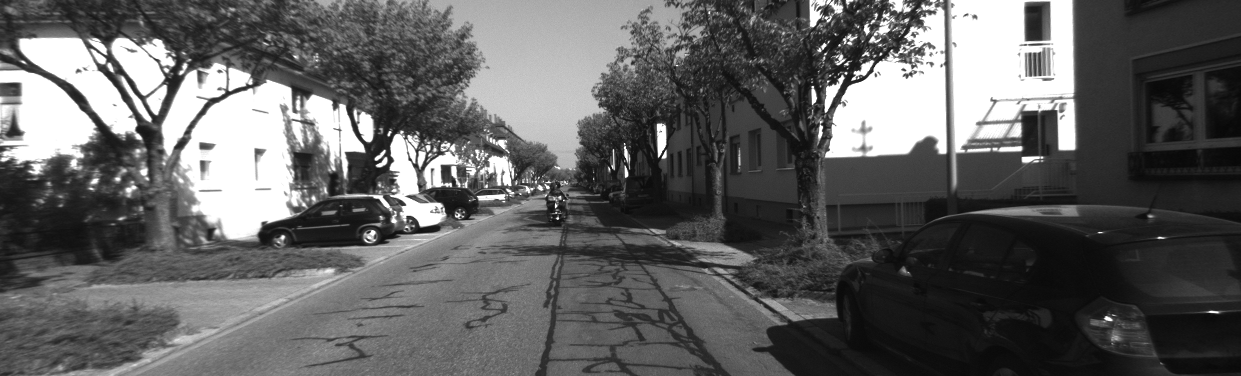
#> input picture Week 9 Visual odometry/Week 9 project/left/0000000005.png, 1241 x 376 px; its folder holds only this picture in this run
$ jupyter execute stereo_tracking_martin.ipynb   (shell and % lines are left out)
#> lines starting #> are read from the running program, lines starting #| are printed output that depends on the picture
# Stereo tracking

## Without occlusions

Path in .gitignore for sample without occlusions is in tracking/conveyor_sample_without
and

can be downloaded
<a href="https://dtudk-my.sharepoint.com/personal/evanb_dtu_dk/_layouts/15/onedrive.aspx?id=%2Fpersonal%2Fevanb%5Fdtu%5Fdk%2FDocuments%2FCourses%2F31392%2FFinal%5FProject%2Fsample%5FStereo%5Fconveyor%5Fwithout%5Focclusions%2Erar&parent=%2Fpersonal%2Fevanb%5Fdtu%5Fdk%2FDocuments%2FCourses%2F31392%2FFinal%5FProject&ga=1">Here</a>

The whole conveyor belt dataset without occlusions downloaded <a href="https://dtudk-my.sharepoint.com/personal/evanb_dtu_dk/_layouts/15/onedrive.aspx?id=%2Fpersonal%2Fevanb%5Fdtu%5Fdk%2FDocuments%2FCourses%2F31392%2FFinal%5FProject%2FStereo%5Fconveyor%5Fwithout%5Focclusions%2Erar&parent=%2Fpersonal%2Fevanb%5Fdtu%5Fdk%2FDocuments%2FCourses%2F31392%2FFinal%5FProject&ga=1">Here</a>

Dataset conveyor with occlusions can be downloaded <a href="https://dtudk-my.sharepoint.com/personal/evanb_dtu_dk/_layouts/15/onedrive.aspx?id=%2Fpersonal%2Fevanb%5Fdtu%5Fdk%2FDocuments%2FCourses%2F31392%2FFinal%5FProject%2FStereo%5Fconveyor%5Fwith%5Focclusions%2Erar&parent=%2Fpersonal%2Fevanb%5Fdtu%5Fdk%2FDocuments%2FCourses%2F31392%2FFinal%5FProject&ga=1">Here</a>

First I´ll try sparse optical flow from Week 2. I will track where the object is and then use the depth map from previous task to aquire the depth = Z coordinate

[cell 1]
import cv2
import numpy as np
from matplotlib import pyplot as plt
import glob
import imutils

#show in popup
# %matplotlib qt
#show inlince

## Functions

### Load images, one by one

[cell 2]
def crop(img, h, w):
    center = (w // 2, h // 2)
    #make black everything on  and rotate by -15 degrees
    M = cv2.getRotationMatrix2D(center, -15, 1.0)
    rotated = imutils.rotate(img, -15)


    #create mask of black x pixels 350 to 600 and y pixels 350 to 1200
    mask = np.zeros(img.shape[:2], np.uint8)
    mask[350:600, 350:1200] = 255
    #apply mask to rotated image
    masked = cv2.bitwise_and(rotated, rotated, mask=mask)
    #rotate back by 15 degrees
    M = cv2.getRotationMatrix2D(center, 15, 1.0)
    rotated = imutils.rotate(masked, 15)
    return rotated


def optical_flow(path, show_windows=True, no_of_frames=0, display_OF=False):
#> called with path = 'conveyor_full_without/left/*.png', show_windows = True, no_of_frames = 0, display_OF = True
    images = glob.glob(path)
    assert images != [], "No images found in {}".format(path)

    first_frame = cv2.imread(images[0])
#> first_frame is the input picture: shape (376, 1241, 3); min 8, max 255, mean 96.5
    #show image for one second
    #crop the image from the top, from the bottom, from the left
    h, w = first_frame.shape[:2]
#> h = 376; w = 1241


    print("Dimensions:", first_frame.shape, "\n")
#| Dimensions: (376, 1241, 3)
    prev_gray = cv2.cvtColor(first_frame, cv2.COLOR_BGR2GRAY)
    prev_gray = crop(prev_gray, h, w)
#> in crop, `rotated = imutils.rotate(img, -15)`:
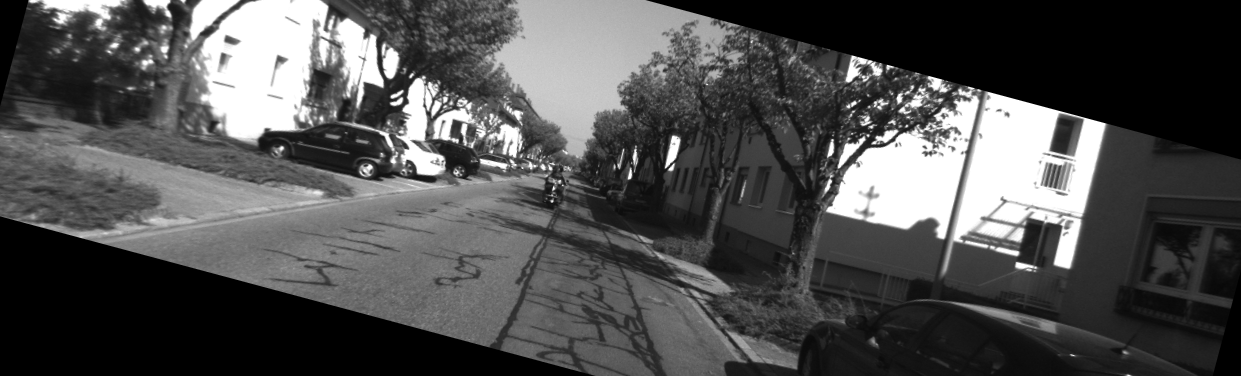
#> rotated: shape (376, 1241); min 0, max 255, mean 79.7
#> in crop, `masked = cv2.bitwise_and(rotated, rotated, mask=mask)`:
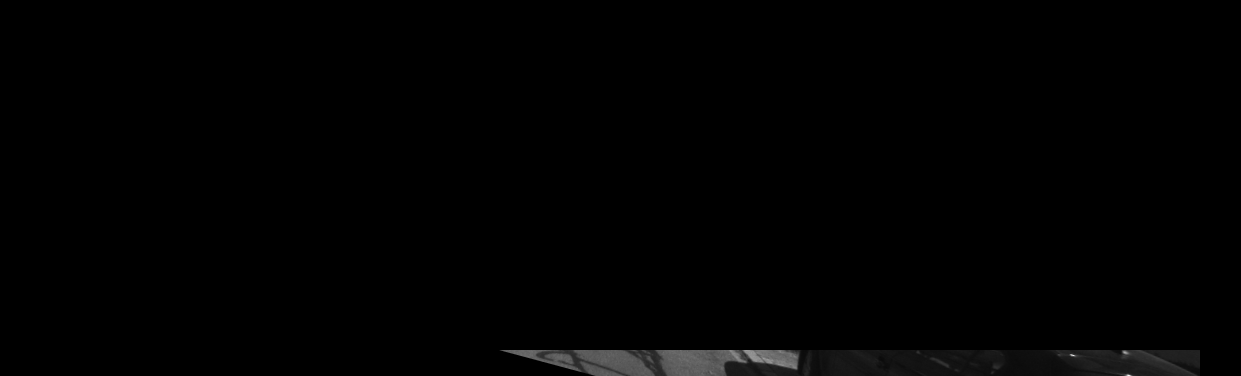
#> masked: shape (376, 1241); min 0, max 246, mean 1.7
#> in crop, `rotated = imutils.rotate(masked, 15)`:
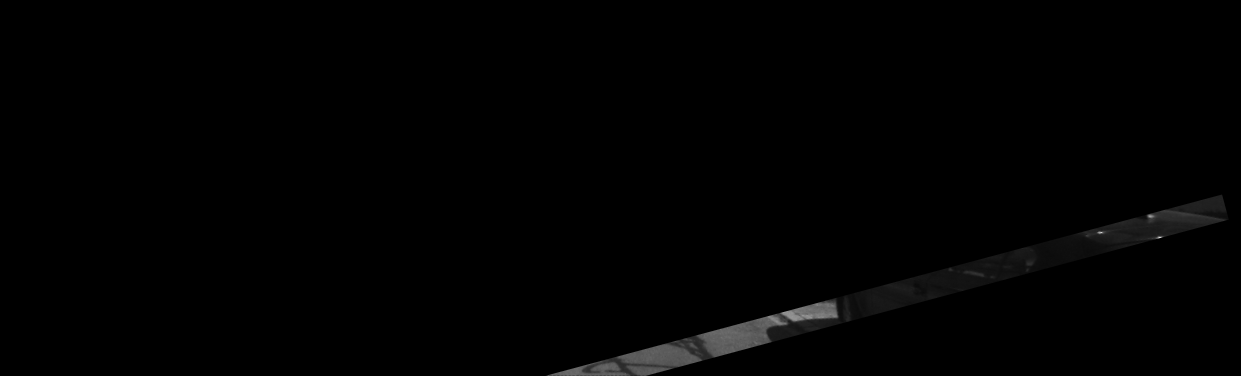
#> rotated: shape (376, 1241); min 0, max 224, mean 1.7


    mask = np.zeros_like(first_frame)
    mask[..., 1] = 255

    #write if else statement on one line

    if no_of_frames == 0:   no_of_frames = len(images)-1
    else:                   no_of_frames = no_of_frames

    for i in range(1, no_of_frames):
        if i == 1:  prev_frame = first_frame #for displaying only
        else:
            prev_frame = cv2.imread(images[i-1])

        next_frame = cv2.imread(images[i])
        next_gray = cv2.cvtColor(next_frame, cv2.COLOR_BGR2GRAY) #convert to grayscale
        next_gray = crop(next_gray, h, w)
                #cv2.calcOpticalFlowFarneback(prev,    next,     flow, pyr_scale, levels, winsize, iterations, poly_n, poly_sigma, flags)
                #                               (prev_gray, next_gray, None, 0.5,       3,     15,         3,       5,       1.2,        0)
        flow = cv2.calcOpticalFlowFarneback(prev_gray, next_gray, None,0.5,       3,     15,         1,       3,       1.2,        0) #calculate dence OF
        # tvl1 = cv2.optflow.DualTVL1OpticalFlow_create()
        # flow = tvl1.calc(prev_gray, next_gray, None)
        #use sparse optical flow instead

        mag, ang = cv2.cartToPolar(flow[:,:,0], flow[:,:,1]) # Retrieving the magnitude and angle of every pixel
        mask = np.zeros_like(first_frame) # Create empty matrix in dimesions as original image
        mask[..., 1] = 255              # Set image saturation to maximum value as we do not need it
        mask[..., 0] = ang*180/np.pi/2  # Set image hue according to the optical flow direction
        mask[..., 2] = cv2.normalize(mag, None, 0, 255, cv2.NORM_MINMAX)
        fx, fy = flow[:,:,0], flow[:,:,1]
        v = np.sqrt(fx*fx+fy*fy)

        hsv = np.zeros((first_frame.shape), np.uint8)
        hsv[...,0] = ang*(90/np.pi/2)
        hsv[...,1] = 255
        hsv[...,2] = np.minimum(v*4, 255)
        bgr = cv2.cvtColor(hsv, cv2.COLOR_HSV2BGR)

        gray1 = cv2.cvtColor(bgr, cv2.COLOR_BGR2GRAY)
        thresh = cv2.threshold(gray1, 3 , 255, cv2.THRESH_BINARY)[1]
        thresh = cv2.dilate(thresh, None, iterations=2)

        cnts, _ = cv2.findContours(thresh, cv2.RETR_EXTERNAL,cv2.CHAIN_APPROX_SIMPLE)

        # loop over the contours
        for c in cnts:
            M = cv2.moments(c)
            cx = int(M['m10']/M['m00'])
            cy = int(M['m01']/M['m00'])
            centroid = (cx,cy)
            area = cv2.contourArea(c)
            #print area

            areaTH = 5000

            # if the contour is too small, ignore it
            (x, y, w, h) = cv2.boundingRect(c)
            a = x + w
            b = y + h
            #display text in the window centroid
            if area > areaTH:
                cv2.putText(next_frame, "Area: {}".format(area), (x, y), cv2.FONT_HERSHEY_SIMPLEX, 0.5, (0, 0, 255), 1)
                cv2.putText(next_frame, "Centroid: ({}, {})".format(cx, cy), (x, y+20), cv2.FONT_HERSHEY_SIMPLEX, 0.5, (0, 0, 255), 1)
                cv2.putText(next_frame, "Height: {}".format(h), (x, y+40), cv2.FONT_HERSHEY_SIMPLEX, 0.5, (0, 0, 255), 1)
                cv2.putText(next_frame, "Width: {}".format(w), (x, y+60), cv2.FONT_HERSHEY_SIMPLEX, 0.5, (0, 0, 255), 1)
                cv2.rectangle(next_frame, (x, y), (a , b ), (0, 255, 0), 2)
                cv2.circle(next_frame,(cx,cy),5,(0,0,255), -1)


            # if (area > areaTH) and (area < areaTH2) and (w < 400) and (h < 600) :


        if display_OF:  flow = cv2.cvtColor(mask, cv2.COLOR_HSV2BGR) #convert to RGB for display
        prev_gray = next_gray #update from previous frame

        if show_windows:
            if display_OF:  out = cv2.addWeighted(next_frame, 1, flow, 2, 0)
            else:           out = next_frame
            cv2.imshow('frame', out)
        if cv2.waitKey(1) & 0xFF == ord('q'): #stop on q
            break
        print("\rFrame {}/{}".format(i, no_of_frames+1), end="")

    cv2.destroyAllWindows() #close all windows

### Running the code

[cell 3]
#PARAMETERS
display = True  #whether to display the windows
# path_OF = "conveyor_sample_without/left/*.png"    #sample video without occlusions
path_OF = "conveyor_full_without/left/*.png"        #Full video without occlusions
# path_OF = "conveyor_full_with/left/*.png"         #full video with occlusions

display_OF = True   #whether to display the optical flow
no_of_frames = 0    #how many images to use. Use 0 for all
resize = True       #resize for quicker run. BE CAREFUL! Cant use resizing for depth, also OF is not accurate
scale = 0.25         #resize by this factor

optical_flow(path=path_OF, show_windows=display, no_of_frames=no_of_frames, display_OF=display_OF)

## Sparse optical flow

[cell 4]
# [16 lines left out: function crop, not called in this run]

def sparse_optical_flow(path, show_windows=True, no_of_frames=0):
#> called with path = 'conveyor_full_without/left/*.png', show_windows = True, no_of_frames = 0
    images = glob.glob(path)
    assert images != [], "No images found in {}".format(path)

    first_frame = cv2.imread(images[0])
    #show image for one second
    #crop the image from the top, from the bottom, from the left
    h, w = first_frame.shape[:2]
#> h = 376; w = 1241

    # # Read the video
    # cap = cv2.VideoCapture(video_path)

    # Parameters for ShiTomasi corner detection
    feature_params = dict(maxCorners=1000, qualityLevel=0.1, minDistance=7, blockSize=7)

    # Parameters for Lucas Kanade optical flow
    lk_params = dict(
        winSize=(15, 15),
        maxLevel=2,
        criteria=(cv2.TERM_CRITERIA_EPS | cv2.TERM_CRITERIA_COUNT, 10, 0.03),
    )

    # Create random colors
    color = np.random.randint(0, 255, (100, 3))

    # Take first frame and find corners in it
    # ret, prev_frame = cap.read()
    prev_gray = cv2.cvtColor(first_frame, cv2.COLOR_BGR2GRAY)
    # prev_gray = crop(prev_gray, h, w)

    # Create a mask image for drawing purposes
    mask = np.zeros_like(first_frame)

    if no_of_frames == 0:   no_of_frames = len(images)-1
    else:                   no_of_frames = no_of_frames
    for i in range(1, no_of_frames):

        next_frame = cv2.imread(images[i])
        next_gray = cv2.cvtColor(next_frame, cv2.COLOR_BGR2GRAY) #convert to grayscale
        p0 = cv2.goodFeaturesToTrack(next_gray, mask=None, **feature_params)
        # next_gray = crop(next_gray, h, w)

        # Calculate Optical Flow
        p1, st, err = cv2.calcOpticalFlowPyrLK(
            prev_gray, next_gray, p0, None, **lk_params
        )
        # Select good points
        good_new = p1[st == 1]
        good_old = p0[st == 1]

        # Draw the tracks
        for x, (new, old) in enumerate(zip(good_new, good_old)):
            a, b = np.ceil(new.ravel())
            a, b = int(a), int(b)
            c, d = np.ceil(old.ravel())
            c, d = int(c), int(d)
            mask = cv2.line(mask, (a, b), (c, d), color[x].tolist(), 2)
            next_frame = cv2.circle(next_frame, (a, b), 5, color[x].tolist(), -1)

        if show_windows:
            img = cv2.add(next_frame, mask)
            cv2.imshow('frame', img)
        if cv2.waitKey(1) & 0xFF == ord('q'): #stop on q
            break
        print("\rFrame {}/{}".format(i, no_of_frames+1), end="")
        # Update the previous frame and previous points
        prev_gray = next_gray.copy()
        p0 = good_new.reshape(-1, 1, 2)

    cv2.destroyAllWindows() #close all windows

$ run again, on Week 9 Visual odometry/Week 9 project/left/0000000018.png
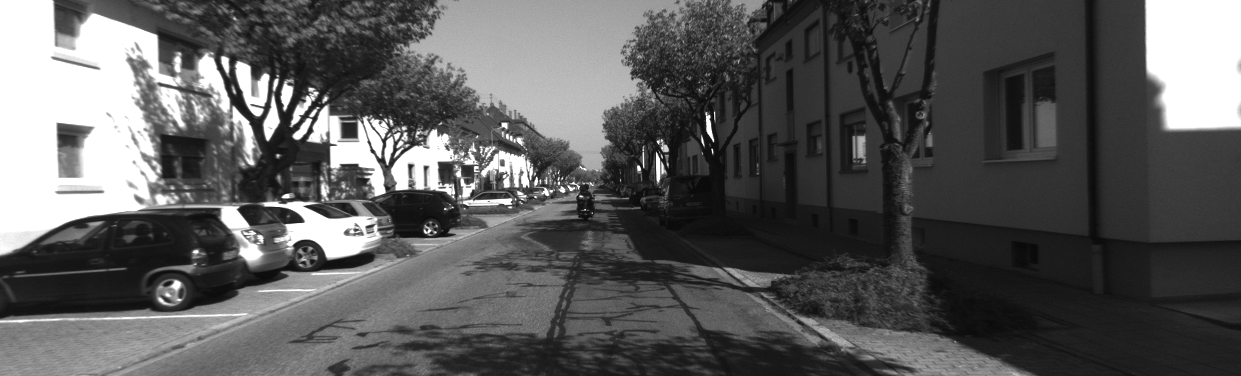
#> input picture Week 9 Visual odometry/Week 9 project/left/0000000018.png, 1241 x 376 px
#> in optical_flow, first_frame is the input picture: shape (376, 1241, 3); min 5, max 255, mean 90.5
#| Dimensions: (376, 1241, 3)
#> in crop, `rotated = imutils.rotate(img, -15)`:
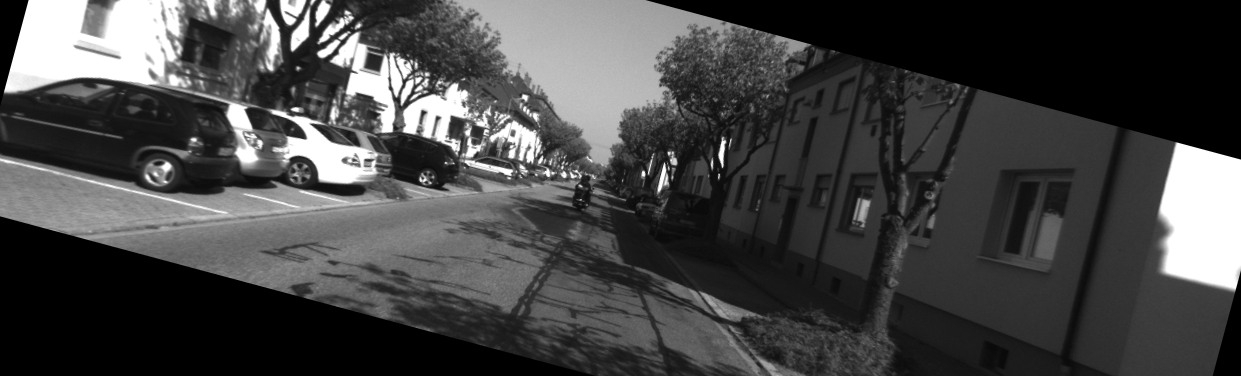
#> rotated: shape (376, 1241); min 0, max 255, mean 69.5
#> in crop, `rotated = imutils.rotate(masked, 15)`:
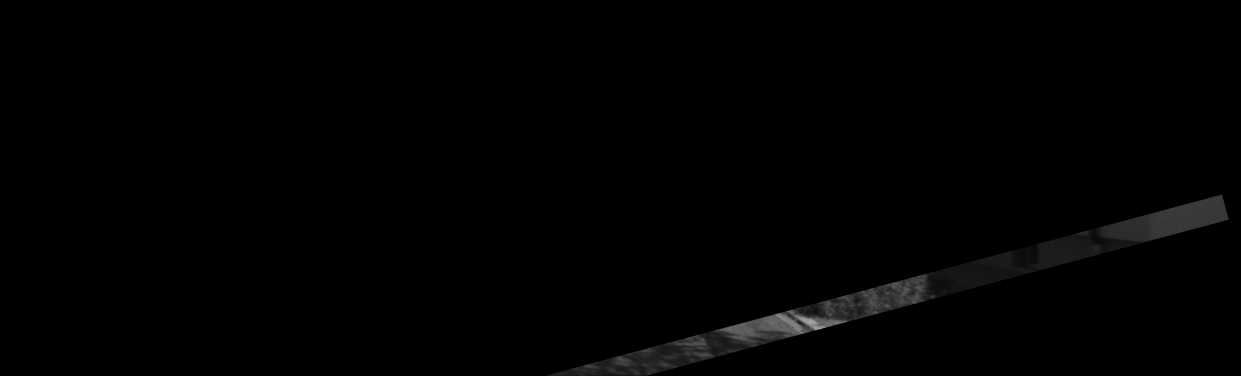
#> rotated: shape (376, 1241); min 0, max 177, mean 1.6

$ run again, on Week 9 Visual odometry/Week 9 project/left/0000000020.png
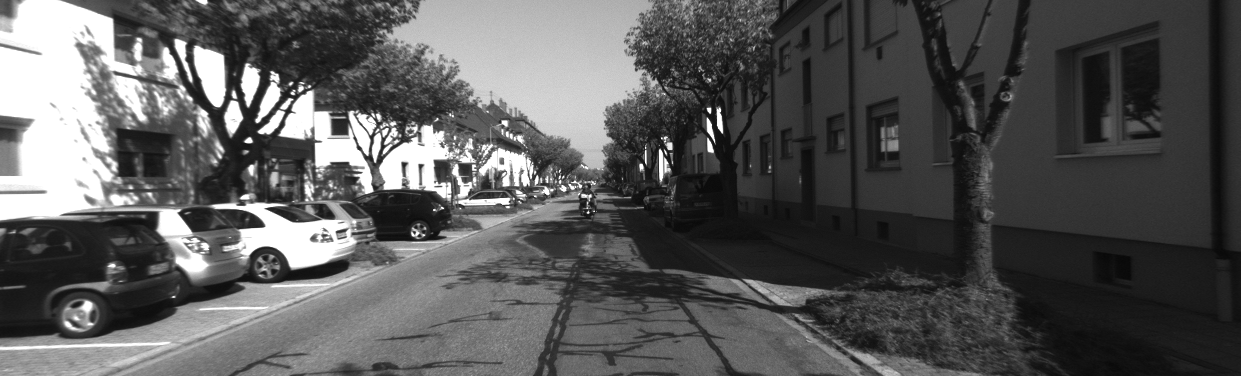
#> input picture Week 9 Visual odometry/Week 9 project/left/0000000020.png, 1241 x 376 px
#> in optical_flow, first_frame is the input picture: shape (376, 1241, 3); min 8, max 255, mean 88.5
#| Dimensions: (376, 1241, 3)
#> in crop, `rotated = imutils.rotate(img, -15)`:
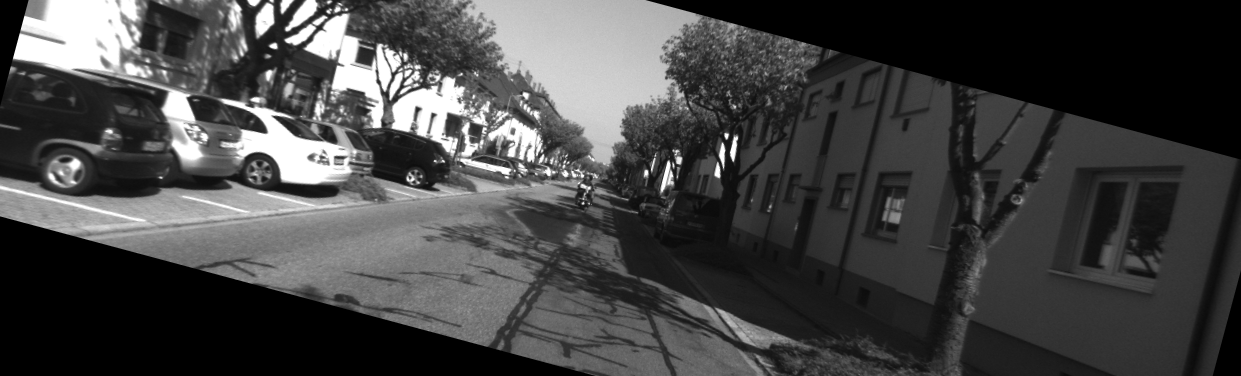
#> rotated: shape (376, 1241); min 0, max 255, mean 68.5
#> in crop, `rotated = imutils.rotate(masked, 15)`:
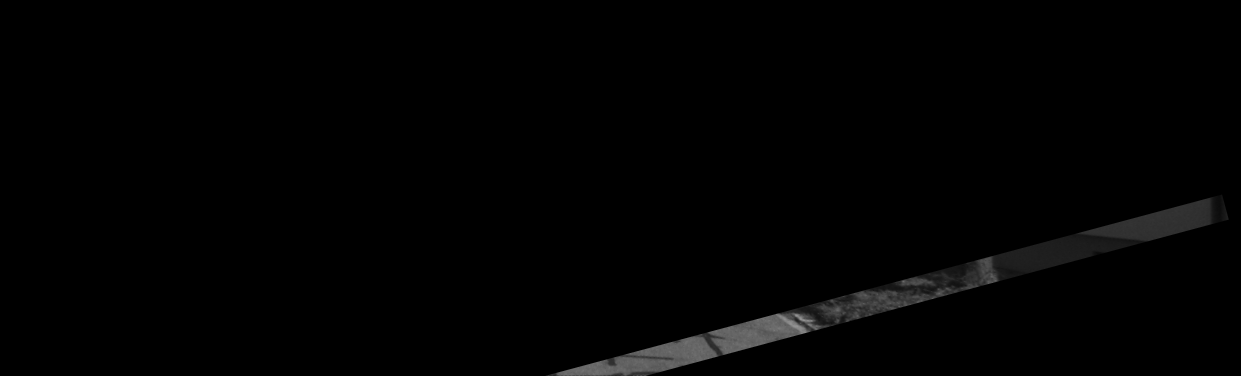
#> rotated: shape (376, 1241); min 0, max 148, mean 2.2

$ run again, on Week 9 Visual odometry/Week 9 project/left/0000000011.png
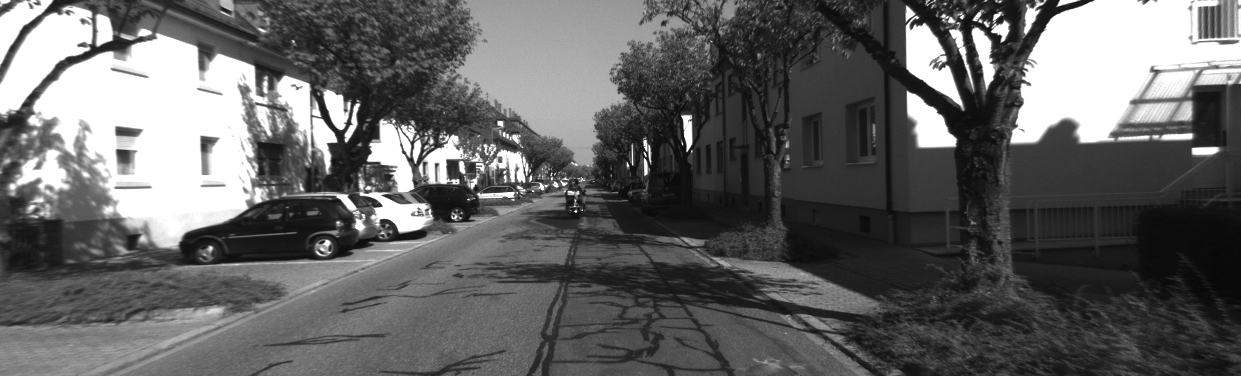
#> input picture Week 9 Visual odometry/Week 9 project/left/0000000011.png, 1241 x 376 px
#> in optical_flow, first_frame is the input picture: shape (376, 1241, 3); min 8, max 255, mean 99.3
#| Dimensions: (376, 1241, 3)
#> in crop, `rotated = imutils.rotate(img, -15)`:
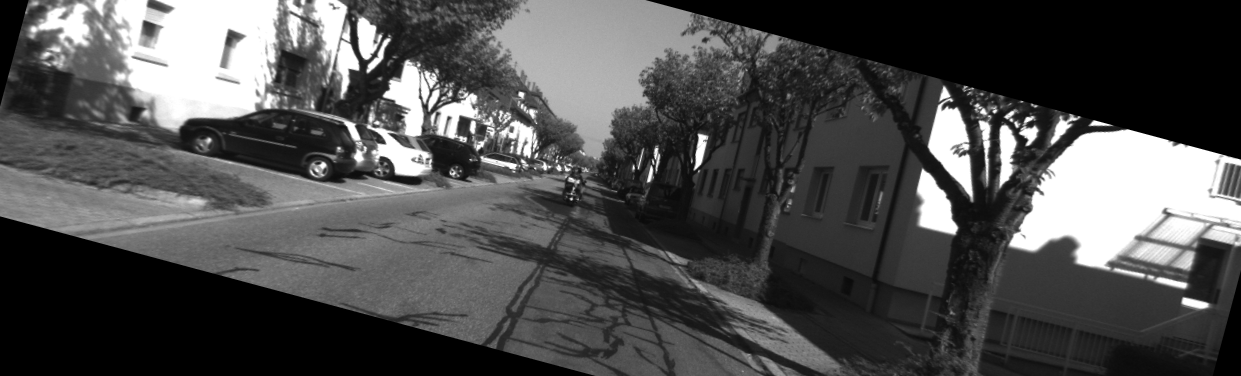
#> rotated: shape (376, 1241); min 0, max 255, mean 78.5
#> in crop, `rotated = imutils.rotate(masked, 15)`:
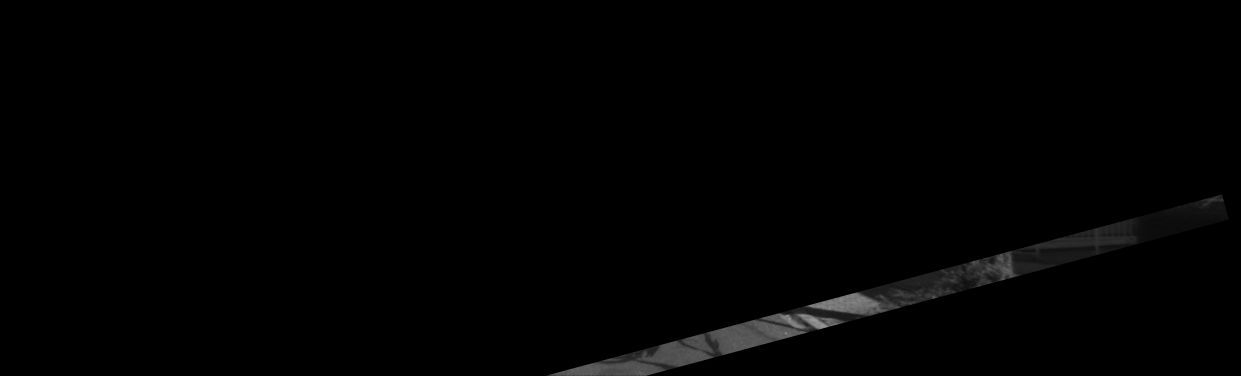
#> rotated: shape (376, 1241); min 0, max 154, mean 2
